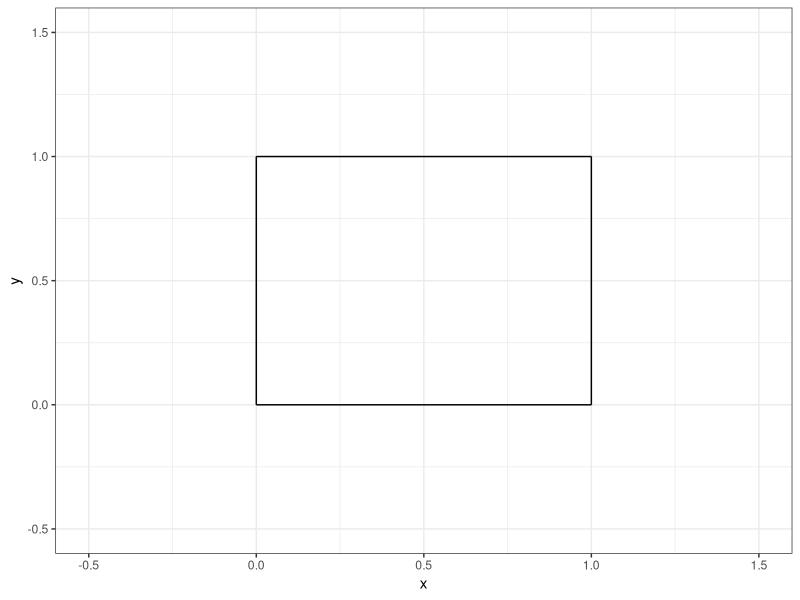
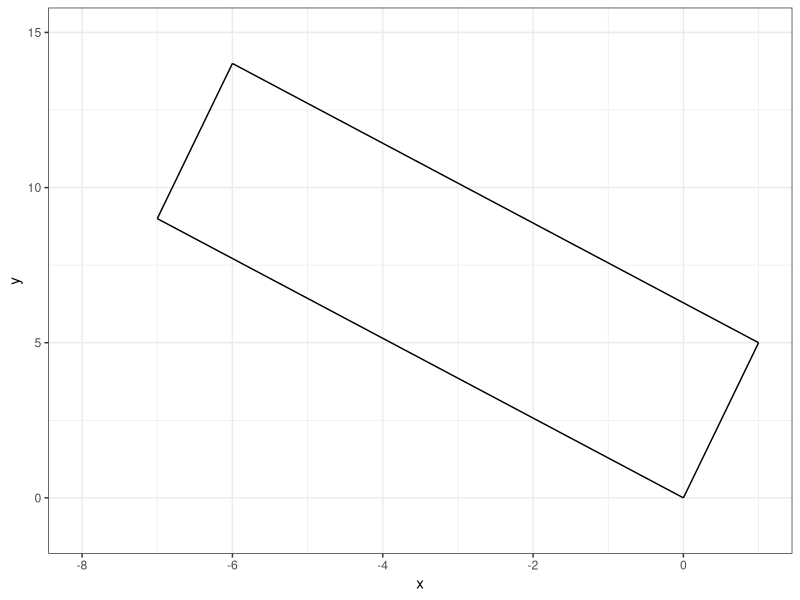
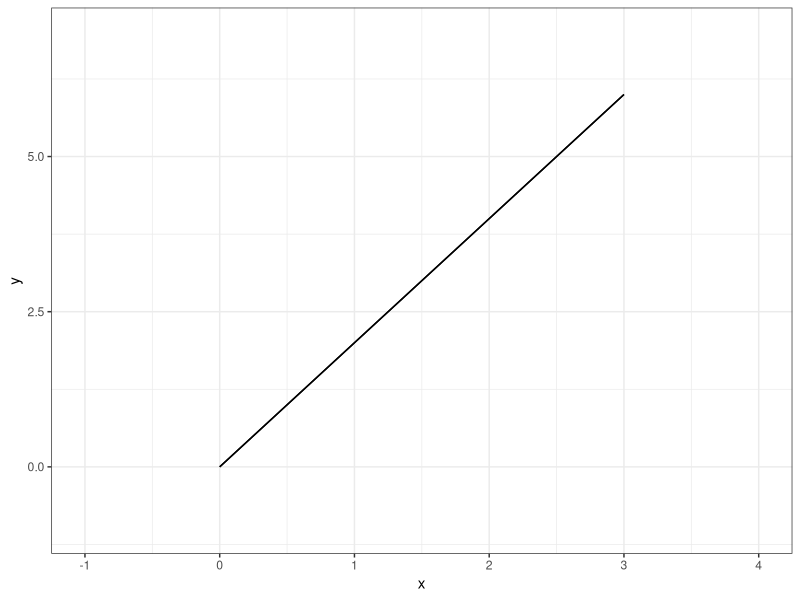

R code for these plots, in order:
## ---- chunk 1
#| echo: false

default_chunk_hook  <- knitr::knit_hooks$get("chunk")

latex_font_size <- c("Huge", "huge", "LARGE", "Large", 
                     "large", "normalsize", "small", 
                     "footnotesize", "scriptsize", "tiny")

knitr::knit_hooks$set(chunk = function(x, options) {
  x <- default_chunk_hook(x, options)
  if(options$size %in% latex_font_size) {
    paste0("\n \\", options$size, "\n\n", 
      x, 
      "\n\n \\normalsize"
    )
  } else {
    x
  }
})

## ---- chunk 2
#| label: load-packages
#| include: false
library(tidyverse)
## ---- chunk 3
#| label: fig-unitsquare
#| fig-cap: "The unit square."
#| fig-width: 3
#| fig-height: 3
#| scale: "80%"
#| fig-align: "center"
#| size: "scriptsize"
ggplot() +
  geom_segment(aes(x = 0, xend = 0,
                   y=0, yend = 1))+
  geom_segment(aes(x = 0, xend = 1,
                   y=1, yend = 1))+
  geom_segment(aes(x = 1, xend = 1,
                   y=0, yend = 1))+
  geom_segment(aes(x = 0, xend = 1,
                   y=0, yend = 0)) +
  theme_bw() + 
  xlim(-0.5, 1.5)+
  ylim(-0.5, 1.5)+
  labs(x = "x", 
       y = "y")
## ---- chunk 4
#| size: "scriptsize"
#| code-fold: FALSE
 
(A = matrix(data=c(1,-7,5,9), nrow=2, ncol=2, byrow=TRUE))
## ---- chunk 5
#| size: "scriptsize"
#| code-fold: FALSE

(M = diag(2))
(T = A %*% M)
## ---- chunk 6
#| size: "scriptsize"
#| code-fold: FALSE
(basis.vector.1 = T[,1])
(basis.vector.2 = T[,2])
## ---- chunk 7
#| size: "scriptsize"
#| code-fold: FALSE
(p.0 = c(0,0))
(p.1 = basis.vector.1)
(p.2 = basis.vector.1 + basis.vector.2)
(p.3 = basis.vector.2)
## ---- chunk 8
#| label: fig-part-1e
#| fig-cap: "The unit square (part 1e)."
#| fig-width: 3
#| fig-height: 3
#| scale: "80%"
#| fig-align: "center"
#| size: "scriptsize"
ggplot() +
  geom_segment(aes(x = p.0[1], xend = p.1[1],
                   y=p.0[2], yend = p.1[2]))+
  geom_segment(aes(x = p.1[1], xend = p.2[1],
                   y=p.1[2], yend = p.2[2]))+
  geom_segment(aes(x = p.2[1], xend = p.3[1],
                   y=p.2[2], yend = p.3[2]))+
  geom_segment(aes(x = p.3[1], xend = p.0[1],
                   y=p.3[2], yend = p.0[2])) +
  theme_bw() + 
  xlim(-8, 1)+
  ylim(-1, 15)+
  labs(x = "x", 
       y = "y")
## ---- chunk 9
#| size: "scriptsize"
#| code-fold: FALSE
(det.A = det(A))
## ---- chunk 10
#| size: "scriptsize"
#| code-fold: FALSE
 
(A = matrix(data=c(1,2,2,4), nrow=2, ncol=2, byrow=TRUE))
## ---- chunk 11
#| size: "scriptsize"
#| code-fold: FALSE

(M = diag(2))
(T = A %*% M)
## ---- chunk 12
#| size: "scriptsize"
#| code-fold: FALSE
(basis.vector.1 = T[,1])
(basis.vector.2 = T[,2])
## ---- chunk 13
#| size: "scriptsize"
#| code-fold: FALSE
(p.0 = c(0,0))
(p.1 = basis.vector.1)
(p.2 = basis.vector.1 + basis.vector.2)
(p.3 = basis.vector.2)
## ---- chunk 14
#| label: fig-part-2e
#| fig-cap: "The unit square (part 2e)."
#| fig-width: 3
#| fig-height: 3
#| scale: "80%"
#| fig-align: "center"
#| size: "scriptsize"
ggplot() +
  geom_segment(aes(x = p.0[1], xend = p.1[1],
                   y=p.0[2], yend = p.1[2]))+
  geom_segment(aes(x = p.1[1], xend = p.2[1],
                   y=p.1[2], yend = p.2[2]))+
  geom_segment(aes(x = p.2[1], xend = p.3[1],
                   y=p.2[2], yend = p.3[2]))+
  geom_segment(aes(x = p.3[1], xend = p.0[1],
                   y=p.3[2], yend = p.0[2])) +
  theme_bw() + 
  xlim(-1, 4)+
  ylim(-1, 7)+
  labs(x = "x", 
       y = "y")
## ---- chunk 15
#| size: "scriptsize"
#| code-fold: FALSE
(det.A = det(A))
